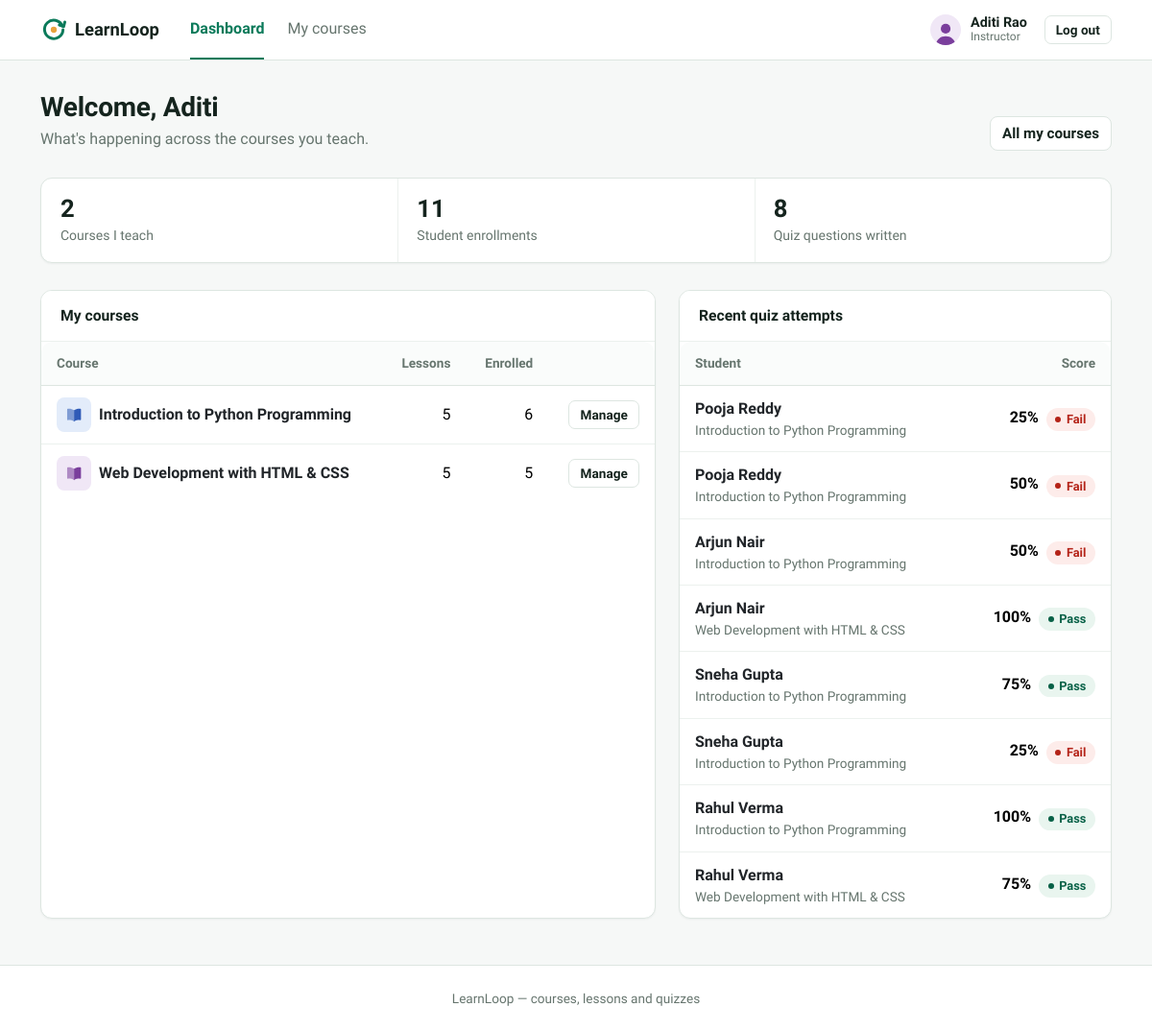
The page /index.php?route=instructor/dashboard (signed in) on the database its author committed.
### tables this page shows
CREATE TABLE courses (
    id              INT AUTO_INCREMENT PRIMARY KEY,
    title           VARCHAR(150) NOT NULL,
    description     TEXT NULL,
    instructor_id   INT NOT NULL,
    status          ENUM('active','inactive') NOT NULL DEFAULT 'active',
    created_at      TIMESTAMP NOT NULL DEFAULT CURRENT_TIMESTAMP,
    FOREIGN KEY (instructor_id) REFERENCES users(id),
    KEY idx_courses_instructor (instructor_id),
    KEY idx_courses_status (status)
);

CREATE TABLE quiz_attempts (
    id                INT AUTO_INCREMENT PRIMARY KEY,
    quiz_id           INT NOT NULL,
    student_id        INT NOT NULL,
    attempt_number    INT NOT NULL,
    score_pct         DECIMAL(5,2) NOT NULL,
    passed            TINYINT(1) NOT NULL,
    started_at        DATETIME NOT NULL,
    submitted_at      DATETIME NOT NULL,
    FOREIGN KEY (quiz_id) REFERENCES quizzes(id) ON DELETE CASCADE,
    FOREIGN KEY (student_id) REFERENCES users(id) ON DELETE CASCADE,
    KEY idx_attempts_quiz_student (quiz_id, student_id)
);

CREATE TABLE users (
    id            INT AUTO_INCREMENT PRIMARY KEY,
    name          VARCHAR(100) NOT NULL,
    email         VARCHAR(150) NOT NULL UNIQUE,
    password      VARCHAR(255) NOT NULL,
    role          ENUM('super_admin','instructor','student') NOT NULL,
    status        ENUM('active','inactive') NOT NULL DEFAULT 'active',
    created_at    TIMESTAMP NOT NULL DEFAULT CURRENT_TIMESTAMP
);

### app/views/instructor/dashboard.php (the view, shortened to what the rows shown need)
<?php $pageTitle = 'Instructor dashboard'; require __DIR__ . '/../partials/header.php'; require __DIR__ . '/../partials/navbar.php'; ?>
<?php $firstName = explode(' ', trim((string)Auth::name()))[0]; ?>
<div class="ll-page-head">
    <div>
        <h1 class="ll-page-title">Welcome, <?= e($firstName) ?></h1>
    </div>
</div>
<div class="row g-4">
    <div class="col-lg-7">
        <div class="card h-100">
            <div class="table-responsive">
                <table class="table table-hover">
                    <thead><tr><th>Course</th><th class="num">Lessons</th><th class="num">Enrolled</th><th></th></tr></thead>
                    <tbody>
                        <?php foreach ($courses as $c): ?>
                            <tr>
                                <td>
                                    <div class="d-flex align-items-center gap-2">
                                        <?= course_cover((int)$c['id'], $c['title'], 'sm') ?>
                                        <div class="min-w-0">
                                            <div class="fw-semibold text-body"><?= e($c['title']) ?></div>
                                        </div>
                                    </div>
                                </td>
                                <td class="num"><?= (int)$c['lesson_count'] ?></td>
                                <td class="num"><?= (int)$c['enrollment_count'] ?></td>
                                <td class="text-end"><a href="/index.php?route=instructor/lessons&course_id=<?= (int)$c['id'] ?>" class="btn btn-sm btn-outline-secondary">Manage</a></td>
                            </tr>
                        <?php endforeach; ?>
                    </tbody>
                </table>
            </div>
        </div>
    </div>
    <div class="col-lg-5">
        <div class="card h-100">
            <div class="table-responsive">
                <table class="table">
                    <thead><tr><th>Student</th><th class="num">Score</th></tr></thead>
                    <tbody>
                        <?php foreach ($recentAttempts as $a): ?>
                            <tr>
                                <td>
                                    <div class="fw-semibold text-body"><?= e($a['student_name']) ?></div>
                                    <div class="ll-cell-sub"><?= e($a['course_title']) ?></div>
                                </td>
                                <td class="num">
                                    <span class="fw-semibold"><?= format_pct($a['score_pct']) ?></span>
                                    <span class="badge-status badge-<?= $a['passed'] ? 'pass' : 'fail' ?> ms-1"><?= $a['passed'] ? 'Pass' : 'Fail' ?></span>
                                </td>
                            </tr>
                        <?php endforeach; ?>
                    </tbody>
                </table>
            </div>
        </div>
    </div>
</div>
<?php require __DIR__ . '/../partials/footer.php'; ?>

### core/helpers.php (shortened to what the rows shown need)
<?php
function e(?string $value): string
{
    return htmlspecialchars($value ?? '', ENT_QUOTES, 'UTF-8');
}
function format_pct($value): string
{
    $rounded = round((float)$value, 1);
    return rtrim(rtrim(number_format($rounded, 1, '.', ''), '0'), '.') . '%';
}
function avatar_tint(?int $id, string $name = ''): int
{
    return $id !== null && $id > 0 ? $id % 8 : abs(crc32($name)) % 8;
}
function course_cover(int $courseId, string $title, string $size = ''): string
{
    $svg = '<svg viewBox="0 0 48 48" aria-hidden="true">'
        . '<path d="M24 13.5c-3.6-2.6-8.4-3.7-14-3.3a1.6 1.6 0 0 0-1.5 1.6v22.4c0 .9.8 1.7 1.7 1.6 5.2-.3 9.8.7 13.8 3.2z" opacity=".55"/>'
        . '<path d="M24 13.5c3.6-2.6 8.4-3.7 14-3.3 .8.1 1.5.8 1.5 1.6v22.4c0 .9-.8 1.7-1.7 1.6-5.2-.3-9.8.7-13.8 3.2z"/>'
        . '</svg>';
    return '<span class="course-cover ' . e($size) . ' tint-' . avatar_tint($courseId, $title) . '" role="img" aria-label="' . e($title) . '">' . $svg . '</span>';
}

### rows shown on the page
courses: title "Introduction to Python Programming", lesson_count "5", enrollment_count "6"
courses: title "Web Development with HTML & CSS", lesson_count "5", enrollment_count "5"
quiz_attempts: student.name "Pooja Reddy", courses.title "Introduction to Python Programming", score_pct "25%", passed "Fail"
quiz_attempts: student.name "Pooja Reddy", courses.title "Introduction to Python Programming", score_pct "50%", passed "Fail"
quiz_attempts: student.name "Arjun Nair", courses.title "Introduction to Python Programming", score_pct "50%", passed "Fail"
quiz_attempts: student.name "Arjun Nair", courses.title "Web Development with HTML & CSS", score_pct "100%", passed "Pass"
quiz_attempts: student.name "Sneha Gupta", courses.title "Introduction to Python Programming", score_pct "75%", passed "Pass"
quiz_attempts: student.name "Sneha Gupta", courses.title "Introduction to Python Programming", score_pct "25%", passed "Fail"
quiz_attempts: student.name "Rahul Verma", courses.title "Introduction to Python Programming", score_pct "100%", passed "Pass"
quiz_attempts: student.name "Rahul Verma", courses.title "Web Development with HTML & CSS", score_pct "75%", passed "Pass"

### other values the page prints
$label "Dashboard"
$label "My courses"
Auth::name() "Aditi Rao"
$roleLabel "Instructor"
$firstName "Aditi"
count($courses) "2"
$enrollmentTotal "11"
$questionTotal "8"
